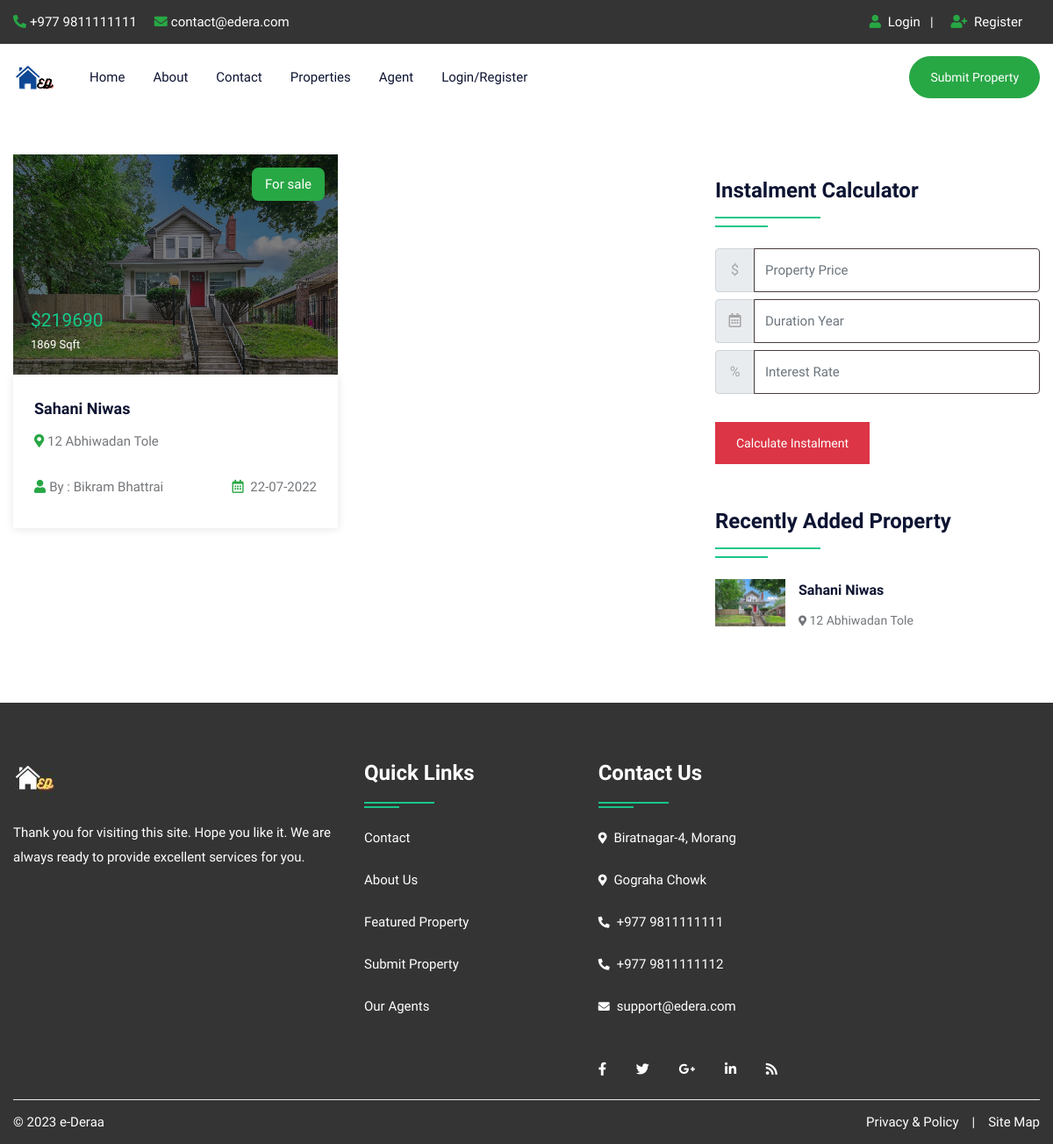
Page /stateproperty.php?id=Koshi on the committed database.
### tables this page shows
CREATE TABLE `property` (
  `pid` int(50) NOT NULL,
  `title` varchar(200) NOT NULL,
  `pcontent` longtext NOT NULL,
  `type` varchar(100) NOT NULL,
  `bhk` varchar(50) NOT NULL,
  `stype` varchar(100) NOT NULL,
  `bedroom` int(50) NOT NULL,
  `bathroom` int(50) NOT NULL,
  `balcony` int(50) NOT NULL,
  `kitchen` int(50) NOT NULL,
  `hall` int(50) NOT NULL,
  `floor` varchar(50) NOT NULL,
  `size` int(50) NOT NULL,
  `price` int(50) NOT NULL,
  `location` varchar(200) NOT NULL,
  `city` varchar(100) NOT NULL,
  `state` varchar(100) NOT NULL,
  `feature` longtext NOT NULL,
  `pimage` varchar(300) NOT NULL,
  `pimage1` varchar(300) NOT NULL,
  `pimage2` varchar(300) NOT NULL,
  `pimage3` varchar(300) NOT NULL,
  `pimage4` varchar(300) NOT NULL,
  `uid` int(50) NOT NULL,
  `status` varchar(50) NOT NULL,
  `mapimage` varchar(300) NOT NULL,
  `topmapimage` varchar(300) NOT NULL,
  `groundmapimage` varchar(300) NOT NULL,
  `totalfloor` varchar(50) NOT NULL,
  `date` datetime NOT NULL DEFAULT current_timestamp(),
  `isFeatured` int(11) DEFAULT NULL
);

CREATE TABLE `user` (
  `uid` int(50) NOT NULL,
  `uname` varchar(100) NOT NULL,
  `uemail` varchar(100) NOT NULL,
  `uphone` varchar(20) NOT NULL,
  `upass` varchar(50) NOT NULL,
  `utype` varchar(50) NOT NULL,
  `uimage` varchar(300) NOT NULL
);

### stateproperty.php (the view, shortened to what this page needs)
<!DOCTYPE html>
<html lang="en">
<head>
<link rel="stylesheet" type="text/css" href="css/bootstrap.min.css">
<link rel="stylesheet" type="text/css" href="css/bootstrap-slider.css">
<link rel="stylesheet" type="text/css" href="css/jquery-ui.css">
<link rel="stylesheet" type="text/css" href="css/layerslider.css">
<link rel="stylesheet" type="text/css" href="css/color.css" id="color-change">
<link rel="stylesheet" type="text/css" href="css/owl.carousel.min.css">
<link rel="stylesheet" type="text/css" href="css/font-awesome.min.css">
<link rel="stylesheet" type="text/css" href="fonts/flaticon/flaticon.css">
<link rel="stylesheet" type="text/css" href="css/style.css">
</head>
<body>
<div id="page-wrapper">
    <div class="row">
		<?php include("include/header.php");?>
        <div class="full-row">
            <div class="container">
                <div class="row">
					<div class="col-lg-8">
                        <div class="row">
							<?php
								$state=$_REQUEST['id'];
								$query=mysqli_query($con,"SELECT property.*, user.uname,user.utype,user.uimage FROM `property`,`user` WHERE property.uid=user.uid and state='$state'");
								while($row=mysqli_fetch_array($query))
								{
							?>
                            <div class="col-md-6">
                                <div class="featured-thumb hover-zoomer mb-4">
                                    <div class="overlay-black overflow-hidden position-relative"> <img src="admin/property/<?php echo $row['18'];?>" alt="pimage">
                                        <div class="sale bg-success text-white">For <?php echo $row['5'];?></div>
                                        <div class="price text-primary text-capitalize">$<?php echo $row['13'];?> <span class="text-white"><?php echo $row['12'];?> Sqft</span></div>
                                    </div>
                                    <div class="featured-thumb-data shadow-one">
                                        <div class="p-4">
                                            <h5 class="text-secondary hover-text-success mb-2 text-capitalize"><a href="propertydetail.php?pid=<?php echo $row['0'];?>"><?php echo $row['1'];?></a></h5>
                                            <span class="location text-capitalize"><i class="fas fa-map-marker-alt text-success"></i> <?php echo $row['14'];?></span> </div>
                                        <div class="px-4 pb-4 d-inline-block w-100">
                                            <div class="float-left text-capitalize"><i class="fas fa-user text-success mr-1"></i>By : <?php echo $row['uname'];?></div>
                                            <div class="float-right"><i class="far fa-calendar-alt text-success mr-1"></i> <?php echo date('d-m-Y', strtotime($row['date']));?></div>
                                        </div>
                                    </div>
                                </div>
                            </div>
                            <?php } ?>
                        </div>
                    </div>
                    <div class="col-lg-4">
                        <div class="sidebar-widget">
                            <h4 class="double-down-line-left text-secondary position-relative pb-4 my-4">Instalment Calculator</h4>
						<form class="d-inline-block w-100" action="calc.php" method="post">
                            <div class="input-group mb-2 mr-sm-2">
                                <div class="input-group-prepend">
                                    <div class="input-group-text">$</div>
                                </div>
                                <input type="text" class="form-control" name="amount" placeholder="Property Price">
                            </div>
                            <div class="input-group mb-2 mr-sm-2">
                                <div class="input-group-prepend">
                                    <div class="input-group-text"><i class="far fa-calendar-alt"></i></div>
                                </div>
                                <input type="text" class="form-control" name="month" placeholder="Duration Year">
                            </div>
                            <div class="input-group mb-2 mr-sm-2">
                                <div class="input-group-prepend">
                                    <div class="input-group-text">%</div>
                                </div>
                                <input type="text" class="form-control" name="interest" placeholder="Interest Rate">
                            </div>
                            <button type="submit" value="submit" name="calc" class="btn btn-danger mt-4">Calculate Instalment</button>
                        </form>
                        </div>
                        <div class="sidebar-widget mt-5">
                            <h4 class="double-down-line-left text-secondary position-relative pb-4 mb-4">Recently Added Property</h4>
                            <ul class="property_list_widget">
								<?php
								$query=mysqli_query($con,"SELECT * FROM `property` ORDER BY date DESC LIMIT 6");
										while($row=mysqli_fetch_array($query))
										{
								?>
                                <li> <img src="admin/property/<?php echo $row['18'];?>" alt="pimage">
                                    <h6 class="text-secondary hover-text-success text-capitalize"><a href="propertydetail.php?pid=<?php echo $row['0'];?>"><?php echo $row['1'];?></a></h6>
                                    <span class="font-14"><i class="fas fa-map-marker-alt icon-success icon-small"></i> <?php echo $row['14'];?></span>
                                </li>
                                <?php } ?>
                            </ul>
                        </div>
                    </div>
                </div>
            </div>
        </div>
		<?php include("include/footer.php");?>
    </div>
</div>
</body>
</html>

### css/color.css (style rules this page uses)
:root { --theme-ordinary-color: #74777b; }
:root { --theme-primary-color: #17c788; }
:root { --theme-secondary-color: #0d1432; }
:root { --theme-white-color: #fff; }
:root { --theme-light-color: #f8f8f8; }
:root { --theme-gray-color: #f5f5f5; }
:root { --theme-footer-color: #091b4b; }
:root { --theme-dark-color: #091b4b; }
:root { --text-light-color: #a3a7af; }
:root { --theme-primary-opacity-color: rgba(11, 191, 141, .8); }
:root { --theme-secondary-opacity-color: rgba(13,20,50,0.7); }
:root { --theme-white-opacity-color: rgba(255, 255, 255, 0.3); }
:root { --theme-dark-opacity-color: rgba(0, 0, 0, 0.5); }
:root { --theme-ordinary-font: 'Muli', sans-serif; }
:root { --theme-highlight-font: 'Comfortaa', cursive; }

### rows in the picture
property: pimage (picture), stype "sale", price "219690", size "1869", title "Sahani Niwas", location "12 Abhiwadan Tole", uid.uname "Bikram Bhattrai", date "22-07-2022"
